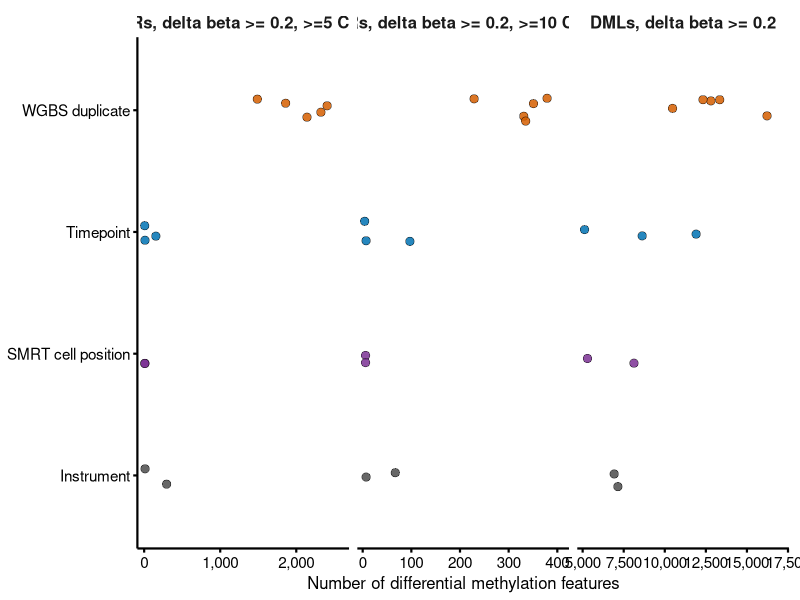

The R script that drew this image:
library(tidyverse)
library(scales)

theme_set(theme_classic(base_size = 12))

df <- tribble(
  ~Category, ~Sample_ID, ~DMR_0.2_5CpG, ~DMR_0.3_5CpG, ~DMR_0.2_10CpG, ~DMR_0.3_10CpG, ~DML_0.2, ~DML_0.3,
  "Instrument", "HG00609", 295, 286, 67, 62, 7144, 7060,
  "Instrument", "HG01192", 12, 1, 7, 1, 6918, 6841,
  "SMRT cell position", "NA18565", 10, 1, 6, 0, 5293, 5210,
  "SMRT cell position", "NA20850", 8, 1, 6, 0, 8123, 8026,
  "Timepoint-Sequel II", "HG04228", 154, 54, 97, 24, 8623, 8569,
  "Timepoint-Revio", "HG03583", 11, 0, 7, 0, 11907, 11714,
  "Timepoint-Revio", "NA19909", 7, 0, 4, 0, 5118, 5038,
  "WGBS duplicate", "HG03516", 1488, 311, 229, 10, 10475, 7898,
  "WGBS duplicate", "HG01978", 2324, 696, 331, 22, 12808, 10856,
  "WGBS duplicate", "HG01952", 2406, 750, 351, 24, 16224, 13694,
  "WGBS duplicate", "HG00741", 2141, 592, 379, 22, 12326, 10115,
  "WGBS duplicate", "HG00621", 1860, 537, 335, 26, 13343, 12080
)

plot_df <- df %>%
  mutate(
    Category = case_when(
      Category %in% c("Timepoint-Sequel II", "Timepoint-Revio") ~ "Timepoint",
      TRUE ~ Category
    )
  ) %>%
  select(
    Category,
    Sample_ID,
    `DMRs, delta beta >= 0.2, >=5 CpGs` = DMR_0.2_5CpG,
    `DMRs, delta beta >= 0.2, >=10 CpGs` = DMR_0.2_10CpG,
    `DMLs, delta beta >= 0.2` = DML_0.2
  ) %>%
  pivot_longer(
    cols = starts_with(c("DMRs", "DMLs")),
    names_to = "Metric",
    values_to = "Count"
  ) %>%
  mutate(
    Category = factor(
      Category,
      levels = c(
        "Instrument",
        "SMRT cell position",
        "Timepoint",
        "WGBS duplicate"
      )
    ),
    Metric = factor(
      Metric,
      levels = c(
        "DMRs, delta beta >= 0.2, >=5 CpGs",
        "DMRs, delta beta >= 0.2, >=10 CpGs",
        "DMLs, delta beta >= 0.2"
      )
    )
  )

p <- ggplot(plot_df, aes(x = Count, y = Category)) +
  geom_point(
    aes(fill = Category),
    shape = 21,
    size = 2.7,
    color = "black",
    stroke = 0.25,
    alpha = 0.85,
    position = position_jitter(height = 0.10, width = 0)
  ) +
  facet_wrap(
    ~Metric,
    scales = "free_x",
    nrow = 1
  ) +
  scale_fill_manual(
    values = c(
      "Instrument" = "#4D4D4D",
      "SMRT cell position" = "#7B3294",
      "Timepoint" = "#0072B2",
      "WGBS duplicate" = "#D55E00"
    )
  ) +
  scale_x_continuous(
    labels = comma,
    expand = expansion(mult = c(0.04, 0.12))
  ) +
  labs(
    x = "Number of differential methylation features",
    y = NULL
  ) +
  theme(
    axis.text.x = element_text(size = 11, color = "black"),
    axis.text.y = element_text(size = 11, color = "black"),
    axis.title.x = element_text(size = 12, color = "black"),
    axis.line = element_line(linewidth =  0.75, color = "black"),
    axis.ticks = element_line(linewidth = 0.75, color = "black"),
    strip.background = element_blank(),
    strip.text = element_text(size = 12, face = "bold"),
    legend.position = "none",
    panel.grid = element_blank(),
    plot.margin = margin(5, 8, 5, 5)
  )


ggsave(
  "technical_replicate_DMR_DML.pdf",
  plot = p,
  width = 5.2,
  height = 2.4,
  device = "pdf"
)
